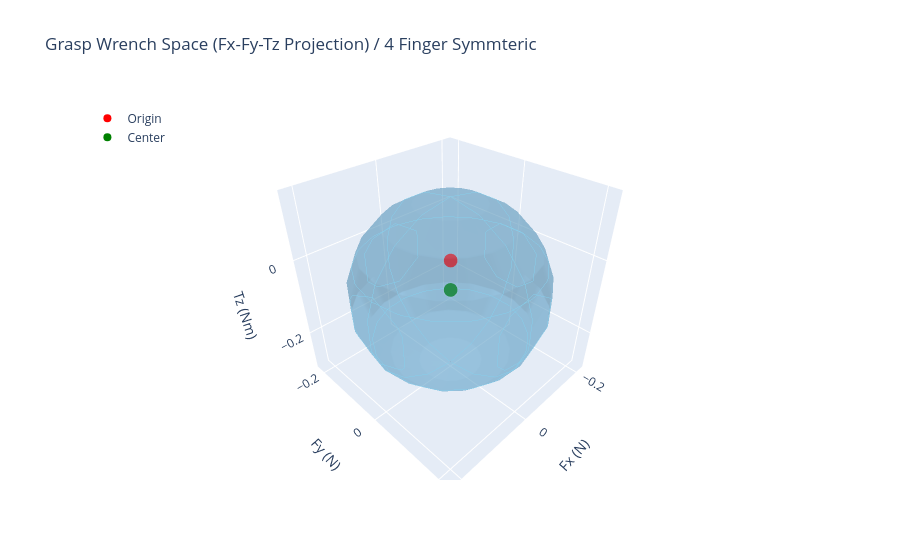

Here is the notebook cell this chart was saved with:
### Code cell
# Four Finger Symmetric
# Step 1: Define the gripper and object (3D)
contact1_pos = np.array([1, 1, 0])   # Finger 1 (right face)
contact2_pos = np.array([-1, 1, 0])  # Finger 2 (left face)
contact3_pos = np.array([-1, -1, 0])   # Thumb (top face)
contact4_pos = np.array([1, -1, 0])
mu = 0.5  # Friction coefficient

# Step 2: Define wrench basis for each contact
normal1 = np.array([-1, -1, 0], dtype = float)  # Right face, inward
normal2 = np.array([1, -1, 0], dtype = float)   # Left face, inward
normal3 = np.array([1, 1, 0], dtype = float)  # Top face, inward
normal4 = np.array([-1, 1, 0], dtype = float)

normal1 /= np.linalg.norm(normal1)
normal2 /= np.linalg.norm(normal2)
normal3 /= np.linalg.norm(normal3)
normal4 /= np.linalg.norm(normal4) 

# Contact 1 (Finger 1)
tangent1_a = np.array([0, 0, 1])
tangent1_b = np.array([1, -1, 0])

# Contact 2 (Finger 2)
tangent2_a = np.array([0, 0, 1])
tangent2_b = np.array([1, 1, 0])

# Contact 3 (Thumb)
tangent3_a = np.array([0, 0, 1])
tangent3_b = np.array([-1, 1, 0])

# Contact 4
tangent4_a = np.array([0, 0, 1])
tangent4_b = np.array([-1, -1, 0])
f1_n = normal1
f1_t1 = normal1 + mu * tangent1_a
f1_t2 = normal1 + mu * tangent1_b
f2_n = normal2
f2_t1 = normal2 + mu * tangent2_a
f2_t2 = normal2 + mu * tangent2_b
f3_n = normal3
f3_t1 = normal3 + mu * tangent3_a
f3_t2 = normal3 + mu * tangent3_b
f4_n = normal4
f4_t1 = normal4 + mu * tangent4_a
f4_t2 = normal4 + mu * tangent4_b



f1_t1 /= np.linalg.norm(f1_t1)
f1_t2 /= np.linalg.norm(f1_t2)
f2_t1 /= np.linalg.norm(f2_t1)
f2_t2 /= np.linalg.norm(f2_t2)
f3_t1 /= np.linalg.norm(f3_t1)
f3_t2 /= np.linalg.norm(f3_t2)
f4_t1 /= np.linalg.norm(f4_t1)
f4_t2 /= np.linalg.norm(f4_t2)


def wrench(pos, force):
    r = pos
    f = force
    torque = np.cross(r, f)
    return np.concatenate([f, torque])

w1_n = wrench(contact1_pos, f1_n)
w1_t1 = wrench(contact1_pos, f1_t1)
w1_t2 = wrench(contact1_pos, f1_t2)
w2_n = wrench(contact2_pos, f2_n)
w2_t1 = wrench(contact2_pos, f2_t1)
w2_t2 = wrench(contact2_pos, f2_t2)
w3_n = wrench(contact3_pos, f3_n)
w3_t1 = wrench(contact3_pos, f3_t1)
w3_t2 = wrench(contact3_pos, f3_t2)
w4_n = wrench(contact4_pos, f4_n)
w4_t1 = wrench(contact4_pos, f4_t1)
w4_t2 = wrench(contact4_pos, f4_t2)



G = np.column_stack([w1_n, w1_t1, w1_t2, w2_n, w2_t1, w2_t2, w3_n, w3_t1, w3_t2, w4_n, w4_t1, w4_t2])


# Step 3: Compute Grasp Wrench Space vertices
vertices = []
for coeffs in np.eye(12):
    vertices.append(G @ coeffs)
for coeffs in [np.ones(12), -np.ones(12)]:
    vertices.append(G @ coeffs)
vertices = np.array(vertices)

try:
    hull = ConvexHull(vertices)
except:
    print("Convex hull computation failed. Using vertices as-is.")
    hull = None

# Step 4: Quality metric - Largest inscribed ball
w = cp.Variable(6)
r = cp.Variable()
f = cp.Variable(12)

constraints = [
    w == G @ f,
    cp.norm(f, 1) <= 1,
    f >= 0
]

if hull:
    for simplex in hull.equations:
        normal, offset = simplex[:-1], simplex[-1]
        constraints.append(cp.sum(normal @ w) + r * cp.norm(normal, 2) <= -offset)

objective = cp.Maximize(r)
problem = cp.Problem(objective, constraints)
problem.solve()

quality = problem.value
print(f"Grasp Quality (Largest Minimum Wrench): {quality:.4f} N or Nm")
print(f"Center of largest inscribed ball: {w.value}")

# Step 5: Interactive 3D Plot with Plotly (Fx, Fy, Tz projection)
fig = go.Figure()

# GWS vertices
#fig.add_trace(go.Scatter3d(
 #   x=vertices[:, 0], y=vertices[:, 1], z=vertices[:, 5],
  #  mode='markers', marker=dict(size=5, color='blue'),
   # name='GWS Vertices'
#))

# Origin
fig.add_trace(go.Scatter3d(
    x=[0], y=[0], z=[0],
    mode='markers', marker=dict(size=8, color='red'),
    name='Origin'
))

# Center of the ball

fig.add_trace(go.Scatter3d(
    x=[w.value[0]], y=[w.value[1]], z=[w.value[5]],
    mode='markers', marker=dict(size=8, color='green'),
    name='Center'
))


# Quality sphere (parametric)
u, v = np.mgrid[0:2*np.pi:20j, 0:np.pi:10j]
x = quality * np.cos(u) * np.sin(v) + w.value[0]
y = quality * np.sin(u) * np.sin(v) + w.value[1]
z = quality * np.cos(v) + w.value[5]
fig.add_trace(go.Surface(
    x=x, y=y, z=z,
    opacity=0.4,  # Slightly more visible but still see-through
    colorscale='Blues',
    showscale=False,
    name=f'Largest Minimum Wrench ({quality:.4f} N or Nm)',
    surfacecolor=np.ones_like(x),  # Uniform red
    contours=dict(
        x=dict(show=True, color='skyblue', width=1),
        y=dict(show=True, color='skyblue', width=1),
        z=dict(show=True, color='skyblue', width=1)
    )  # Add wireframe-like contours
))

# Layout
fig.update_layout(
    title='Grasp Wrench Space (Fx-Fy-Tz Projection) / 4 Finger Symmteric',
    scene=dict(
        xaxis_title='Fx (N)',
        yaxis_title='Fy (N)',
        zaxis_title='Tz (Nm)',
        aspectmode='cube'
    ),
    legend=dict(yanchor="top", y=0.99, xanchor="left", x=0.01)
)

fig.show()

### Figure 1 — Plotly figure (JSON) as saved in the notebook; plotly's stock layout.template omitted (floating-point values rounded to 4 significant figures; data arrays with more than 128 entries replaced by an {"elided": "..."} marker saying what was removed)
{"data": [{"marker": {"color": "red", "size": 8}, "mode": "markers", "name": "Origin", "type": "scatter3d", "x": [0], "y": [0], "z": [0]}, {"marker": {"color": "green", "size": 8}, "mode": "markers", "name": "Center", "type": "scatter3d", "x": [-2.858e-11], "y": [3.199e-11], "z": [-0.07607]}, {"colorscale": [[0, "rgb(247,251,255)"], [0.125, "rgb(222,235,247)"], [0.25, "rgb(198,219,239)"], [0.375, "rgb(158,202,225)"], [0.5, "rgb(107,174,214)"], [0.625, "rgb(66,146,198)"], [0.75, "rgb(33,113,181)"], [0.875, "rgb(8,81,156)"], [1, "rgb(8,48,107)"]], "contours": {"x": {"color": "skyblue", "show": true, "width": 1}, "y": {"color": "skyblue", "show": true, "width": 1}, "z": {"color": "skyblue", "show": true, "width": 1}}, "name": "Largest Minimum Wrench (0.2203 N or Nm)", "opacity": 0.4, "showscale": false, "surfacecolor": {"elided": "20x10 int values"}, "type": "surface", "x": {"elided": "20x10 float values"}, "y": {"elided": "20x10 float values"}, "z": {"elided": "20x10 float values"}}], "layout": {"legend": {"x": 0.01, "xanchor": "left", "y": 0.99, "yanchor": "top"}, "scene": {"aspectmode": "cube", "xaxis": {"title": {"text": "Fx (N)"}}, "yaxis": {"title": {"text": "Fy (N)"}}, "zaxis": {"title": {"text": "Tz (Nm)"}}}, "title": {"text": "Grasp Wrench Space (Fx-Fy-Tz Projection) / 4 Finger Symmteric"}}}
